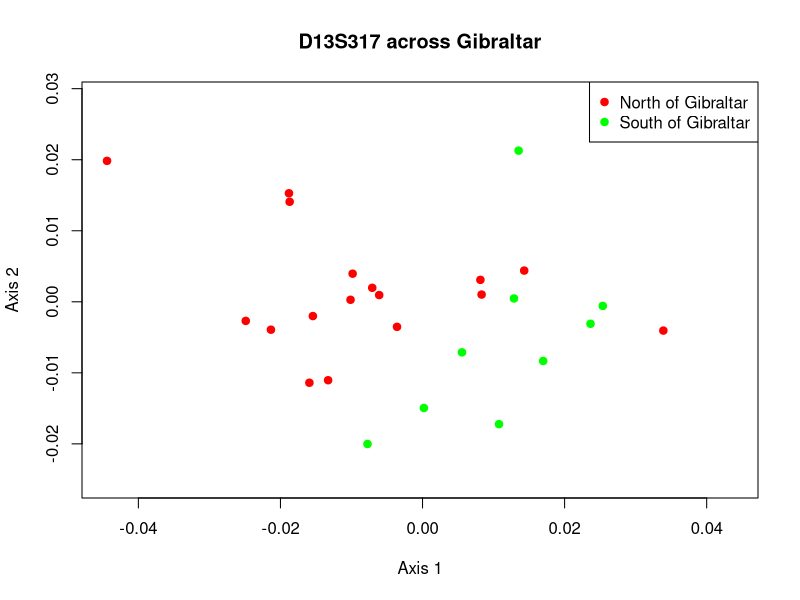

R code for this plot:

# read input into R data frame
reynolds_frame <- read.table(file="locus_D13S317.mat",fill=TRUE,header=TRUE)

# make distance matrix and change into R dist object 
reynolds_matrix <- as.matrix(reynolds_frame)
reynolds_dist <- as.dist(reynolds_matrix)

# define colors to identify regions
region_colors <- rep("green",times=nrow(reynolds_frame))
region_colors[grep("Spain",colnames(reynolds_frame))] <- "red"

# required R library for this MDS
require(vegan)

# run the MDS
D13S317_MDS <- metaMDS(reynolds_dist)

# open PNG device to output graphic in PNG format
png(file="D13S317_MDS_plot.png")

# create the plot
plot(D13S317_MDS,type="n",xlab="Axis 1", ylab="Axis 2", main="D13S317 across Gibraltar")

# add the points
points(D13S317_MDS,pch=19,col=region_colors)

# add a legend
legend("topright", legend=c("North of Gibraltar", "South of Gibraltar"), pch=19, col=c("red", "green"))

# close the PNG device
dev.off()
